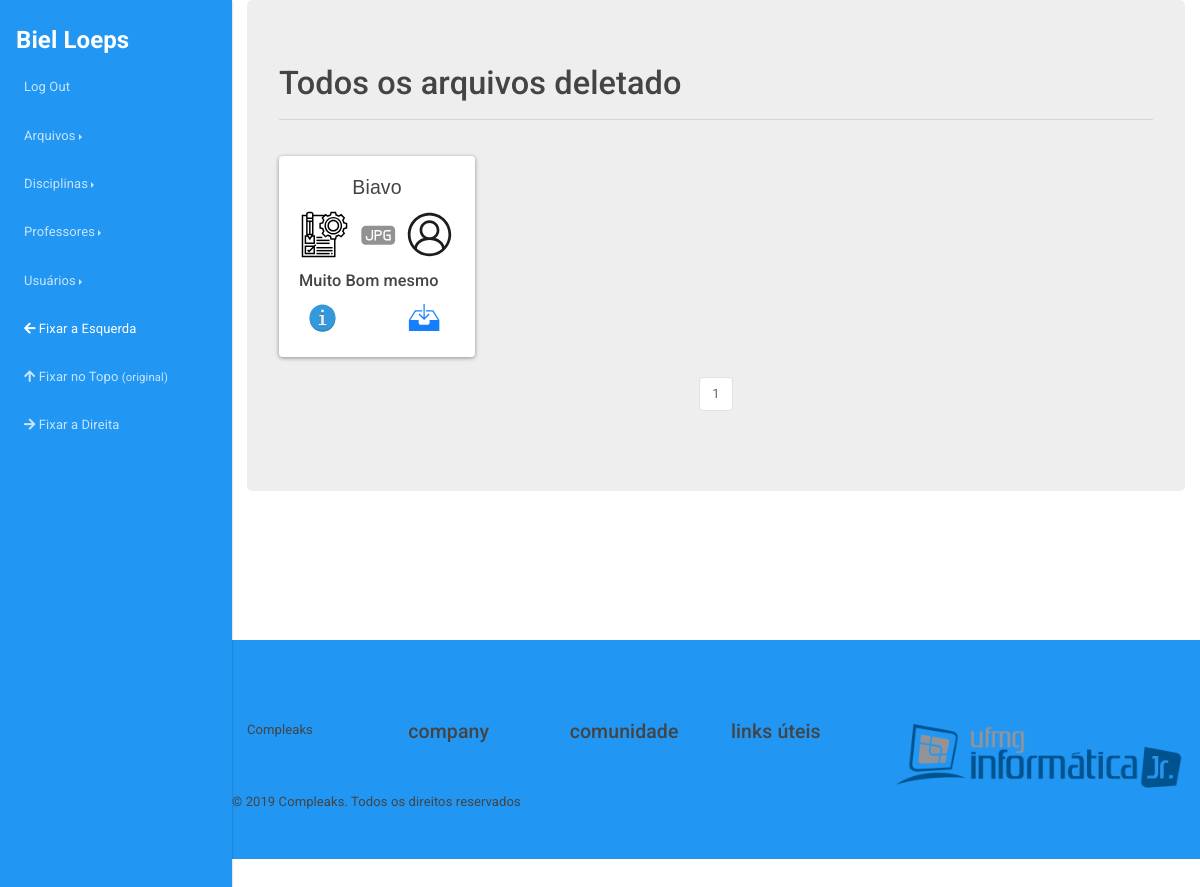
/arquivos/deletados (signed in), run on the app's committed database.
### compleaks/usuarios/models.py (models this page shows, shortened)
class Usuario(db.Model, UserMixin):
	__tablename__ = 'usuarios'
	id = db.Column(db.Integer, primary_key=True)
	username = db.Column(db.String(30), unique=True)
	hhash = db.Column(db.String)
	nome = db.Column(db.String(120))
	email = db.Column(db.String(120), unique=True)
	curso = db.Column(db.String(64))
	periodo = db.Column(db.Integer)
	is_admin = db.Column(db.Integer)
	data_criacao = db.Column(db.DateTime, default=datetime.now())
	is_eligible = db.Column(db.Boolean)
	data_deletado = db.Column(db.DateTime, nullable=True)
	id_deletor = db.Column(db.Integer, nullable=True)
	motivo_delete = db.Column(db.String(120), nullable=True)
	arquivos = db.relationship('Arquivo', backref='author', lazy=True)

### compleaks/arquivos/models.py (models this page shows, shortened)
class Arquivo(db.Model):
	__tablename__ = 'arquivos'
	id = db.Column(db.Integer, primary_key=True)
	arquivo = db.Column(db.String(120), nullable=False)
	ano = db.Column(db.Integer)
	semestre = db.Column(db.String(80))
	tipo_conteudo = db.Column(db.String(120))
	observacoes = db.Column(db.Text)
	extensao = db.Column(db.String(6))
	data_submissao = db.Column(db.DateTime, default=datetime.now())
	data_deletado = db.Column(db.DateTime, nullable=True)
	is_eligible = db.Column(db.Boolean)
	id_deletor = db.Column(db.Integer, nullable=True)
	motivo_delete = db.Column(db.String(600), nullable=True)
	professors = db.relationship(Professor)
	disciplinas = db.relationship(Disciplina)
	usuarios = db.relationship(Usuario)
	professor_id = db.Column(db.Integer, db.ForeignKey('professores.id'), nullable=True)
	disciplina_id = db.Column(db.Integer, db.ForeignKey('disciplinas.id'), nullable=False)
	usuario_id = db.Column(db.Integer, db.ForeignKey('usuarios.id'), nullable=False)

### compleaks/disciplinas/models.py (models this page shows, shortened)
class Disciplina(db.Model):
	__tablename__ = 'disciplinas'
	id = db.Column(db.Integer, primary_key=True)
	nome = db.Column(db.String, unique=True)
	data_criacao = db.Column(db.DateTime, default=datetime.now())
	is_eligible = db.Column(db.Boolean)
	data_deletado = db.Column(db.DateTime, nullable=True)
	id_deletor = db.Column(db.Integer, nullable=True)
	id_criador = db.Column(db.Integer, nullable=True)
	motivo_delete = db.Column(db.String(120), nullable=True)
	arquivos = db.relationship('Arquivo', backref='disciplina', lazy=True)

### compleaks/arquivos/views.py (the view)
@arquivos.route('/deletados', methods=['GET', "POST"])
def deletados():
	if not current_user.is_admin:
		abort(404)
	page = request.args.get('page', 1, type=int)
	arquivos = Arquivo.query.filter_by(is_eligible=False).paginate(page=page, per_page=12)
	arquivos_row_1 = []
	arquivos_row_2 = []
	arquivos_row_3 = []
	contador = 0
	for arquivo in arquivos.items:
		if contador >= 4:
			break
		arquivos_row_1.append(arquivo)
		contador = contador + 1
	contador = 0
	for arquivo in arquivos.items:
		if contador >= 8:
			break
		if contador >= 4:
			arquivos_row_2.append(arquivo)
		contador = contador + 1
	contador = 0
	for arquivo in arquivos.items:
		if contador >= 12:
			break
		if contador >= 8:
			arquivos_row_3.append(arquivo)
		contador = contador + 1
	arquivos_rows = [arquivos_row_1, arquivos_row_2, arquivos_row_3]
	return render_template('arquivos_deletados.html', arquivos=arquivos, arquivos_rows=arquivos_rows)

### compleaks/usuarios/models.py (called while the page is built)
@login_manager.user_loader
def load_user(user_id):
    return Usuario.query.get(user_id)

### compleaks/arquivos/templates/arquivos/arquivos_deletados.html (shortened to what this page needs)
{% extends "base.html" %}
{% block content %}
<div class="page-header">
    <h1>Todos os arquivos deletado</h1>
    <hr/>
</div>
{% for row in arquivos_rows %}
    {% if row %}
    <div class="row">
        {% for arquivo in row %}
               <div class="col-lg-3 col-6">
                <div class="dist card">
                  <div class="card-body">
                    <h4 style="font-family: sans-serif;" class="card-title text-center text-truncate">{{arquivo.disciplina.nome}}</h4>
                    <p class="card-text">
                        <a href="{{ url_for('arquivos.buscar', filtro=3, admin='nao', pesquisa='nao', tip_arquiv=arquivo.tipo_conteudo) }}?page=1"><img class="img-responsive image marcas" data-toggle="tooltip" data-placement="button" title="{{arquivo.tipo_conteudo}}" src="{{url_for('static', filename='images/icones/conteudo/'+arquivo.tipo_conteudo+'.svg')}}" alt="{{arquivo.tipo_conteudo}}."></a>
                        <a href="#"><img src="{{url_for('static', filename='images/icones/arquivo/'+arquivo.extensao+'.svg')}}" data-toggle="tooltip" data-placement="button" title="Arquivo {{arquivo.extensao}}" class="image marcas" alt="Tipo de arquivo é {{arquivo.extensao}}"></a>
                        <a class="sumiras" href="{{url_for('usuarios.usuario', user_id=arquivo.author.id)}}"><img class="img-responsive image marcas" data-toggle="tooltip" data-placement="bottom" title="{{arquivo.author.username}}" src="{{url_for('static', filename='images/icones/padrao/user.svg')}}" alt="Username"></a>
                    </p>
                    <h5><p class="card-text text-truncate"><a data-toggle="tooltip" data-placement="top" title="{{arquivo.observacoes}}">{{arquivo.observacoes}}</a></p></h5>
                    <a href="#" data-toggle="modal" data-target="#confirm{{arquivo.id}}" class="card-link"><img class="img-responsive info" data-toggle="tooltip" data-placement="bottom" title="Mais Informações" src="{{url_for('static', filename='images/icones/padrao/info.svg')}}" alt="mais"></a>
                    <a  href="{{ url_for('static', filename='uploads/' + arquivo.arquivo + '.zip') }}"><img class="img-responsive download" data-toggle="tooltip" data-placement="top" title="Download" src="{{url_for('static', filename='images/icones/padrao/downloads.svg')}}" alt="Download"/></a>
                  </div>
                </div>
              </div>
            {% endfor %}
        </div>
    {% endif %}
{% endfor %}
<br/>
<nav style="position: static;" aria-label="Page navigation example">
    <ul class="pagination justify-content-center">
        {% for page_num in arquivos.iter_pages(left_edge=1, right_edge=1, left_current=1, right_current=2) %}
            {% if arquivos.page == page_num and page_num %}
                <li class="page-item disabled">
                    <a class="page-link" href="{{ url_for('arquivos.deletados') }}">{{ page_num }}</a></li>
            {% elif page_num %}
                <li class="page-item">
                    <a class="page-link" href="{{ url_for('arquivos.deletados') }}">{{ page_num }}</a></li>
                </li>
            {% else %}
                ...
            {% endif %}
        {% endfor %}
    </ul>
</nav>
{% endblock%}

### compleaks/templates/base.html (shortened to what this page needs)
<!doctype html>
<html lang="pt-br"><head>
    <link rel="stylesheet" href="{{url_for('static', filename='images/Preloader_5.gif')}}">
    <link rel="stylesheet" href="{{url_for('static', filename='fonts/stilosa.css')}}">
    <link rel="stylesheet" href="{{url_for('static', filename='css/estilos.css')}}">
    <link rel="stylesheet" href="{{url_for('static', filename='css/component.css')}}">
    <link rel="stylesheet" href="https://cdnjs.cloudflare.com/ajax/libs/bootswatch/4.2.1/materia/bootstrap.min.css">
    <link rel="stylesheet" href="https://cdnjs.cloudflare.com/ajax/libs/font-awesome/4.7.0/css/font-awesome.min.css">
    <link rel="stylesheet" href="{{url_for('static', filename='css/navbar-fixed-right.min.css')}}">
    <link rel="stylesheet" href="{{url_for('static', filename='css/navbar-fixed-left.min.css')}}">
    <link rel="stylesheet" href="{{url_for('static', filename='css/docs.css')}}">
    <link rel="stylesheet" href="{{url_for('static', filename='css/tamanhos.css')}}">
    <link rel="stylesheet" href="https://use.fontawesome.com/releases/v5.7.1/css/all.css">
</head>
<body style="margin-left: 0px; margin-right: 0px; padding-top: 90px;">
<nav class="navbar navbar-expand-md navbar-dark bg-primary fixed-top">
    {% if not current_user.is_authenticated %}
        <a class="navbar-brand" href="{{ url_for('principal.index') }}">HOME</a>
    {% else %}
        <a  data-toggle="tooltip" data-placement="bottom" title="Visualizar perfil" class="navbar-brand" href="{{url_for('usuarios.troca')}}"><strong>{{current_user.username}}</strong></a>
    {% endif %}
    <div class="navbar-collapse collapse" id="navbarsExampleDefault">
        <ul class="navbar-nav">
            {% if not current_user.is_authenticated %}
                <li class="nav-item">
                    <a class="nav-link" data-toggle="modal" data-target="#loginModal">Log In</a>
                </li>
                <li class="nav-item">
                    <a class="nav-link" href="{{url_for('usuarios.adicionar')}}">Cadastrar-se</a>
                </li>
            {% else %}
                <li class="nav-item">
                    <a class="nav-link" href="{{url_for('usuarios.logout')}}">Log Out</a>
                </li>
            {% endif %}
            <li class="nav-item dropdown">
                <a class="nav-link dropdown-toggle" data-toggle="dropdown" aria-haspopup="true" aria-expanded="false">Arquivos</a>
            </li>
            <li class="nav-item dropdown">
                <a class="nav-link dropdown-toggle" data-toggle="dropdown" aria-haspopup="true" aria-expanded="false">Disciplinas</a>
            </li>
            <li class="nav-item dropdown">
                <a class="nav-link dropdown-toggle" data-toggle="dropdown" aria-haspopup="true" aria-expanded="false">Professores</a>
            </li>
            {% if current_user.is_admin %}
                <li class="nav-item dropdown">
                    <a class="nav-link dropdown-toggle" data-toggle="dropdown" aria-haspopup="true" aria-expanded="false">Usuários</a>
                </li>
            {% endif %}
        </ul>
        <ul class="navbar-nav sumiras">
            <li class="nav-item">
                <a class="nav-link" data-class="fixed-left">
                    <i class="fa fa-arrow-left"></i>
                    Fixar a Esquerda
                </a>
            </li>
            <li class="nav-item active">
                <a class="nav-link active" data-class="fixed-top">
                    <i class="fa fa-arrow-up"></i>
                    Fixar no Topo
                    <small>(original)</small>
                </a>
            </li>
            <li class="nav-item">
                <a class="nav-link" data-class="fixed-right">
                    <i class="fa fa-arrow-right"></i>
                    Fixar a Direita
                </a>
            </li>
        </ul>
    </div>
</nav>
{% block divisao %}
<div class="container-fluid">
    <div class="jumbotron">
{% endblock %}
            {% block content %}
            {% endblock %}
        </div>
    </div>
<br/>
<br/>
<br/>
<br/>
<br/>
<br/>
<footer >
      <div class="container">
        <div class="row">
          <div class="col-md-2">
            <span>Compleaks</span>
          </div>
          <div class="col-md-2">
            <h4>company</h4>
          </div>
          <div class="col-md-2">
            <h4>comunidade</h4>
          </div>
          <div class="col-md-2">
            <h4>links úteis</h4>
          </div>
            <div class="col-lg-4">
                <a href="http://ijunior.com.br/site/"><img class="centraliza" src="{{url_for('static', filename='images/logo.png')}}"></a>
            </div>
        </div>
        <div class="row">
            <label for="text">© 2019 Compleaks. Todos os direitos reservados</label>
        </div>
    </footer>
</body></html>

### compleaks/static/css/estilos.css (style rules this page uses)
body { overflow: auto; }
.centraliza { text-align: center !important; display: table-cell !important; vertical-align: middle !important; display: table !important; width: 100% !important; }
footer { background: #2196F3; padding: 80px 0px 40px 0px; position: relative; }
footer .centraliza { width: 100%; }

### compleaks/static/css/component.css (style rules this page uses)
.download { margin-left: 40% !important; width: 25%; }
.image { width: 30% !important; margin: 0 auto !important; padding: 0 !important; }
.info { width: 20% !important; margin: 0 0 0 5% !important; padding: 0 !important; }
.dist { margin-top: 10% !important; }
.marcas { margin-left: 1.5% !important }

### compleaks/static/css/docs.css (style rules this page uses)
body { min-height: 200vh; }
a { cursor: pointer; }

### data on the page
Usuario: username "Biel Loeps"
Arquivo: disciplina.nome "Biavo", tipo_conteudo (picture), observacoes "Muito Bom mesmo"

### other printed values
{{ page_num }} "1"
